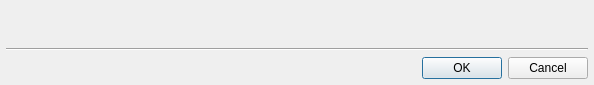
<?xml version="1.0" encoding="UTF-8"?>
<ui version="4.0">
 <author>Pere Constans</author>
 <class>c2bSearchInFilesPatternEdit</class>
 <widget class="QDialog" name="c2bSearchInFilesPatternEdit">
  <property name="geometry">
   <rect>
    <x>0</x>
    <y>0</y>
    <width>594</width>
    <height>85</height>
   </rect>
  </property>
  <property name="windowTitle">
   <string>Edit Pattern - cb2Bib</string>
  </property>
  <layout class="QGridLayout">
   <property name="leftMargin">
    <number>6</number>
   </property>
   <property name="topMargin">
    <number>6</number>
   </property>
   <property name="rightMargin">
    <number>6</number>
   </property>
   <property name="bottomMargin">
    <number>6</number>
   </property>
   <property name="spacing">
    <number>6</number>
   </property>
   <item row="0" column="0">
    <widget class="c2bSearchInFilesPattern" name="pattern" native="true"/>
   </item>
   <item row="1" column="0">
    <widget class="Line" name="line">
     <property name="orientation">
      <enum>Qt::Horizontal</enum>
     </property>
    </widget>
   </item>
   <item row="2" column="0">
    <widget class="QDialogButtonBox" name="buttonBox">
     <property name="orientation">
      <enum>Qt::Horizontal</enum>
     </property>
     <property name="standardButtons">
      <set>QDialogButtonBox::Cancel|QDialogButtonBox::Ok</set>
     </property>
    </widget>
   </item>
  </layout>
 </widget>
 <customwidgets>
  <customwidget>
   <class>c2bSearchInFilesPattern</class>
   <extends>QWidget</extends>
   <header>c2bSearchInFilesPattern.h</header>
  </customwidget>
 </customwidgets>
 <resources/>
 <connections>
  <connection>
   <sender>buttonBox</sender>
   <signal>accepted()</signal>
   <receiver>c2bSearchInFilesPatternEdit</receiver>
   <slot>accept()</slot>
   <hints>
    <hint type="sourcelabel">
     <x>248</x>
     <y>254</y>
    </hint>
    <hint type="destinationlabel">
     <x>157</x>
     <y>274</y>
    </hint>
   </hints>
  </connection>
  <connection>
   <sender>buttonBox</sender>
   <signal>rejected()</signal>
   <receiver>c2bSearchInFilesPatternEdit</receiver>
   <slot>reject()</slot>
   <hints>
    <hint type="sourcelabel">
     <x>316</x>
     <y>260</y>
    </hint>
    <hint type="destinationlabel">
     <x>286</x>
     <y>274</y>
    </hint>
   </hints>
  </connection>
 </connections>
</ui>
